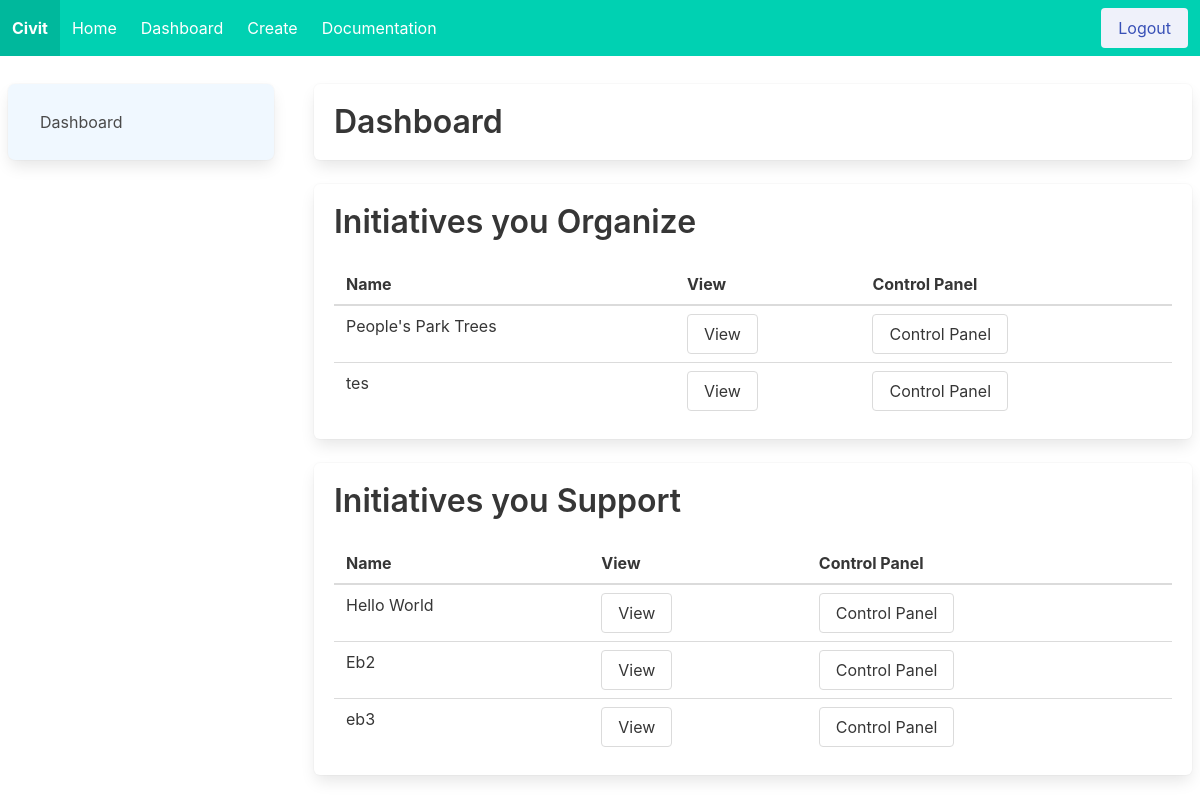
/initiative/dashboardpanel/ (signed in), run on the app's committed database.
### initz/models.py (models this page shows, shortened)
class Initiative(models.Model):
    primary_organizer = models.ForeignKey(User, related_name='primary_organizer', on_delete=models.CASCADE)
    title = models.CharField(max_length=200)
    problem_statement = models.TextField()
    people_impact = models.TextField()
    legislative_scope = models.TextField()
    date_created = models.DateTimeField(auto_now_add=True, editable=False)
    type = models.CharField(max_length=25)
    supporters = models.ManyToManyField(User, related_name='supporters')
    donors = models.ManyToManyField(User, related_name='donors')
    sponsors = models.ManyToManyField(User, related_name='sponsors')
    organizers = models.ManyToManyField(User, related_name='organizers')

### initz/views.py (the view)
# urls.py: path('dashboardpanel/', views.dashboardpanel, name='dashboardpanel'),
@login_required
def dashboardpanel(request):
    my_organizer_inits = set()
    my_supporting_inits = set()
    initiatives = Initiative.objects.all()
    for init in initiatives:
        if (init.primary_organizer == request.user) or (request.user in init.organizers.all()):
            my_organizer_inits.add(init)
        elif (request.user in init.supporters.all()):
            my_supporting_inits.add(init)
    my_organizer_inits = list(my_organizer_inits)
    my_supporting_inits = list(my_supporting_inits)
    return render(request, 'controlpanel/dashboardpanel.html', {'support_inits': my_supporting_inits,
                                                   'organizer_inits': my_organizer_inits})

### templates/controlpanel/dashboardpanel.html
{% extends 'controlpanel/panelhome.html' %}
{% block panel %}
    <div class="box" style="border-radius: 7px; background-color: aliceblue">
        <aside class="menu">
          <ul class="menu-list">
            <li><a href="{% url 'dashboardpanel' %}">Dashboard</a></li>
          </ul>
        </aside>
    </div>
{% endblock %}
{% block body %}
    <div>
        <div class="box">
            <h1 class="title">Dashboard</h1>
        </div>
        <div class="box">
            <h1 class="title">Initiatives you Organize</h1>
            <table class="table is-fullwidth">
                <thead>
                    <tr>
                        <th>Name</th>
                        <th>View</th>
                        <th>Control Panel</th>
                    </tr>
                </thead>
                <tbody>
                    {% for init in organizer_inits %}
                    <tr>
                        <td>{{ init.title }}</td>
                        <td><a class="button" href="{% url 'viewinit' init.pk %}">View</a></td>
                        <td><a class="button" href="{% url 'manageorganizers' init.pk %}">Control Panel</a></td>
                    </tr>
                    {% endfor %}
                </tbody>
            </table>
        </div>
        <div class="box">
            <h1 class="title">Initiatives you Support</h1>
            <table class="table is-fullwidth">
                <thead>
                    <tr>
                        <th>Name</th>
                        <th>View</th>
                        <th>Control Panel</th>
                    </tr>
                </thead>
                <tbody>
                    {% for init in support_inits %}
                    <tr>
                        <td>{{ init.title }}</td>
                        <td><a class="button" href="{% url 'viewinit' init.pk %}">View</a></td>
                        <td><a class="button" href="{% url 'manageorganizers' init.pk %}">Control Panel</a></td>
                    </tr>
                    {% endfor %}
                </tbody>
            </table>
        </div>
    </div>
{% endblock %}

### data on the page
Initiative: title "People's Park Trees"
Initiative: title "tes"
Initiative: title "Hello World"
Initiative: title "Eb2"
Initiative: title "eb3"
